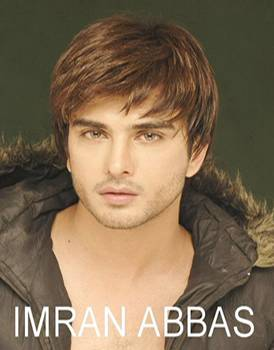
%> input picture sourcecode/face_detection-1/face2.jpg, 274 x 350 px
$ octave test.m   (GNU Octave 9; MATLAB toolbox functions it lacks are replaced by stand-ins)
%> lines starting %> are read from the running program, lines starting %| are printed output that depends on the picture
clc; clear all; close all;
I = imread('face2.JPG');
%> I is the input picture: size 350x274x3 uint8; mean R, G, B 126.9, 107.4, 83.2
[h, w] = size(I);
%> h = 350; w = 822
num = 4; % ????
ch = h/num; %??????????????????
%> ch = 87.5
cw = w/(num*3);  %??????????????????
%> cw = 68.5

t1 = (0:num-1)*ch + 1; t2 = (1:num)*ch;  %????????????????????????????
%> after `t1 = (0:num-1)*ch + 1`: t1 = [1 88.5 176 263.5]
%> after `t2 = (1:num)*ch`: t2 = [87.5 175 262.5 350]
t3 = (0:num-1)*cw + 1; t4 = (1:num)*cw;  %????????????????????????
%> after `t3 = (0:num-1)*cw + 1`: t3 = [1 69.5 138 206.5]

figure;
for i = 1 : num
    for j = 1 : num
        temp = I(t1(i):t2(i), t3(j):t4(j));   %??????????????????
        imshow(temp, 'border', 'tight');      %??????????????????????????????
        pause(0.01);

    end
end
%> this loop made 4 passes
%> pass 1, `for j = 1 : num temp = I(t1(i):t2(i), t3(j):t4(j)); imshow(temp, 'bord..`:
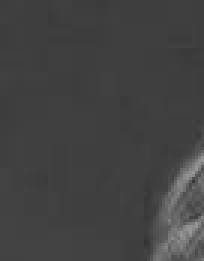
%> displayed picture: size 87x68, on the screen's scale of 0 to 255 (shown 3 times larger); min 51, max 152, mean 66.6
%> pass 1, `for j = 1 : num temp = I(t1(i):t2(i), t3(j):t4(j)); imshow(temp, 'bord..`:
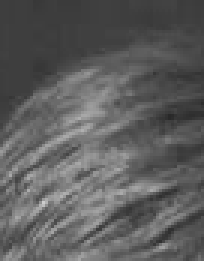
%> displayed picture: size 87x68, on the screen's scale of 0 to 255 (shown 3 times larger); min 41, max 205, mean 93.4
%> pass 1, `for j = 1 : num temp = I(t1(i):t2(i), t3(j):t4(j)); imshow(temp, 'bord..`:
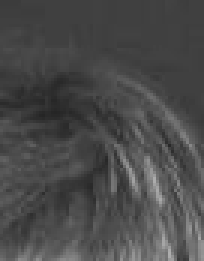
%> displayed picture: size 87x68, on the screen's scale of 0 to 255 (shown 3 times larger); min 37, max 174, mean 74.2
%> pass 1, `for j = 1 : num temp = I(t1(i):t2(i), t3(j):t4(j)); imshow(temp, 'bord..`:
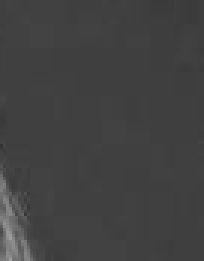
%> displayed picture: size 87x68, on the screen's scale of 0 to 255 (shown 3 times larger); min 49, max 158, mean 65.6

$ run again, with sourcecode/face_detection-1/face3.jpg copied over sourcecode/face_detection-1/face2.jpg
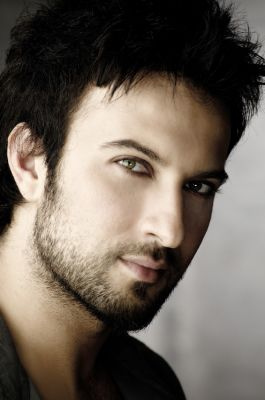
%> input picture sourcecode/face_detection-1/face3.jpg, 265 x 400 px
%> I is the input picture: size 400x265x3 uint8; mean R, G, B 109.6, 99.6, 89.6
%> the loop `for i = 1 : num` made 4 passes
%> pass 1, `for j = 1 : num temp = I(t1(i):t2(i), t3(j):t4(j)); imshow(temp, 'bord..`:
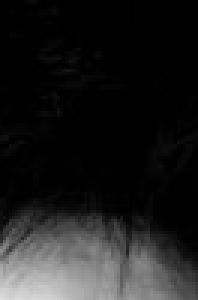
%> displayed picture: size 100x66, on the screen's scale of 0 to 255 (shown 3 times larger); min 0, max 219, mean 29.4
%> pass 1, `for j = 1 : num temp = I(t1(i):t2(i), t3(j):t4(j)); imshow(temp, 'bord..`:
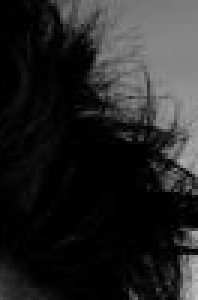
%> displayed picture: size 100x66, on the screen's scale of 0 to 255 (shown 3 times larger); min 0, max 191, mean 36.4

$ run again, with sourcecode/face_detection-1/face4.jpg copied over sourcecode/face_detection-1/face2.jpg
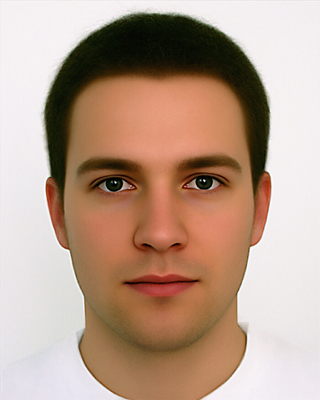
%> input picture sourcecode/face_detection-1/face4.jpg, 320 x 400 px
%> I is the input picture: size 400x320x3 uint8; mean R, G, B 184.4, 158, 140.9
%> the loop `for i = 1 : num` made 4 passes
%> pass 1, `for j = 1 : num temp = I(t1(i):t2(i), t3(j):t4(j)); imshow(temp, 'bord..`:
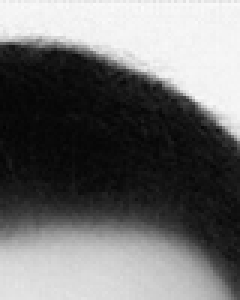
%> displayed picture: size 100x80, on the screen's scale of 0 to 255 (shown 3 times larger); min 2, max 251, mean 110.7
%> pass 1, `for j = 1 : num temp = I(t1(i):t2(i), t3(j):t4(j)); imshow(temp, 'bord..`:
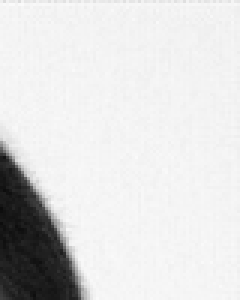
%> displayed picture: size 100x80, on the screen's scale of 0 to 255 (shown 3 times larger); min 12, max 250, mean 220.4

$ run again, with sourcecode/face_detection-1/face5.jpg copied over sourcecode/face_detection-1/face2.jpg
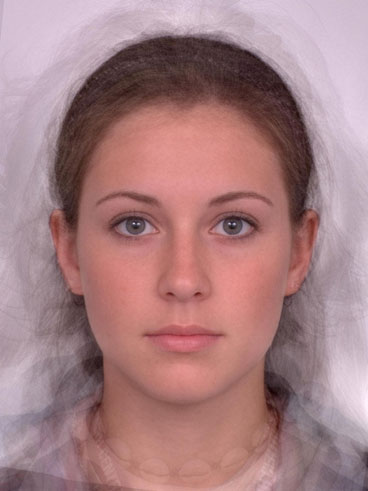
%> input picture sourcecode/face_detection-1/face5.jpg, 368 x 491 px
%> I is the input picture: size 491x368x3 uint8; mean R, G, B 167.2, 128.6, 131.8
%> the loop `for i = 1 : num` made 4 passes
%> pass 1, `for j = 1 : num temp = I(t1(i):t2(i), t3(j):t4(j)); imshow(temp, 'bord..`:
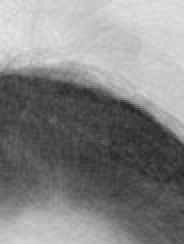
%> displayed picture: size 122x92, on the screen's scale of 0 to 255 (shown 2 times larger); min 37, max 229, mean 132.9
%> pass 1, `for j = 1 : num temp = I(t1(i):t2(i), t3(j):t4(j)); imshow(temp, 'bord..`:
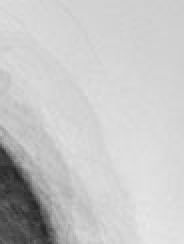
%> displayed picture: size 122x92, on the screen's scale of 0 to 255 (shown 2 times larger); min 38, max 232, mean 199.2
